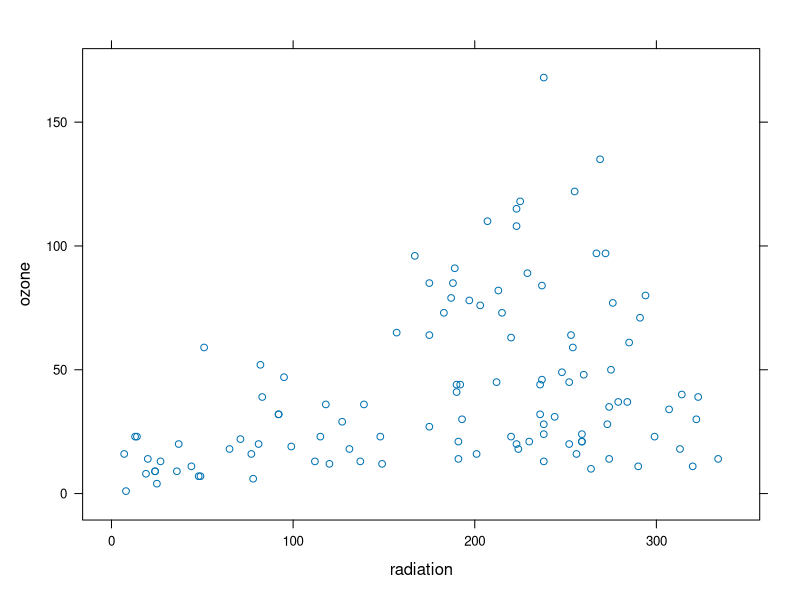
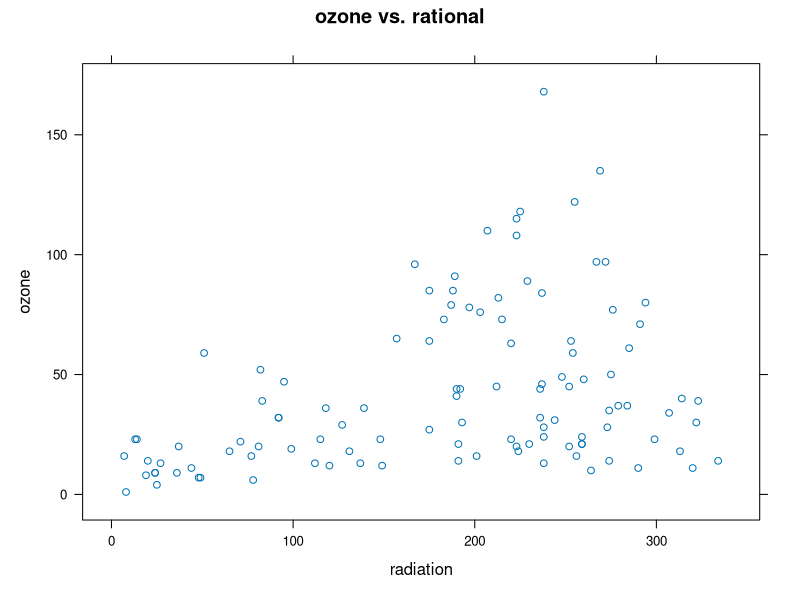
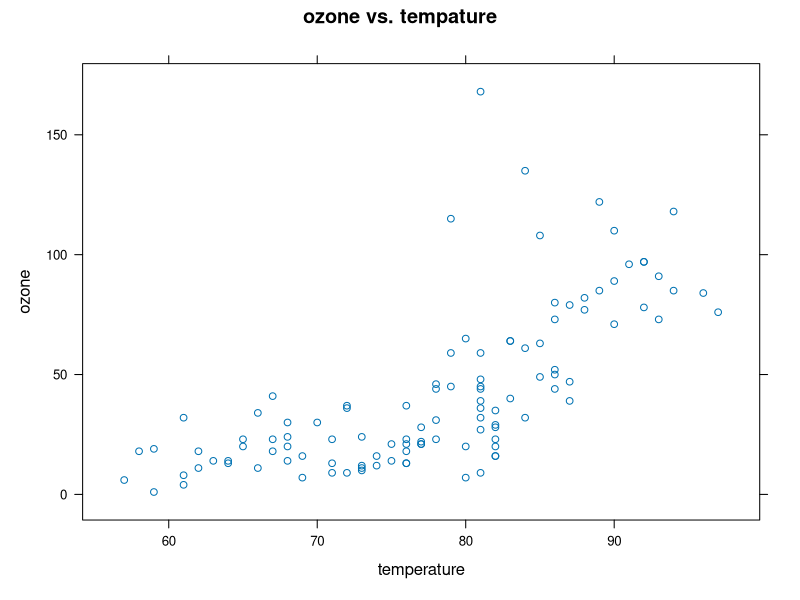
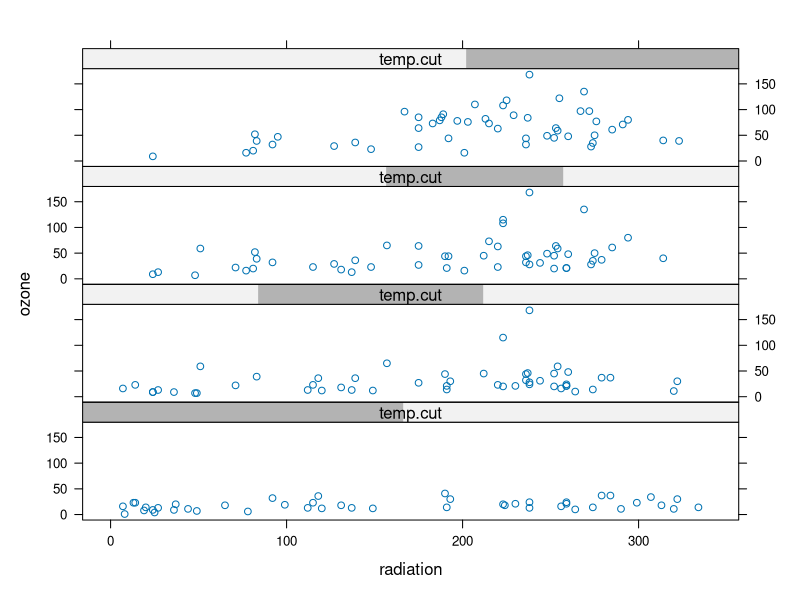

The R script that drew these images, in order: (Note: this script raises an error after producing the figures.)
library(lattice)
data(environmental)
head(environmental)
xyplot(ozone ~ radiation, data = environmental)

xyplot(ozone ~ radiation, data = environmental, main = "ozone vs. rational")
xyplot(ozone ~ temperature, data = environmental, main = "ozone vs. tempature")

(temp.cut <- equal.count(environmental$temperature,4))

xyplot(ozone ~ radiation | temp.cut, data = environmental,layout=c(1,4))

xyplot(ozone ~ radiation | temp.cut * wind.cut, data = environmental,
       panel = function(x,y,...) {
         panel.xyplot(x,y,...)
         #fit = lm(y ~x)
         #panel.abline(fit)
         panel.loess(x,y)
         
       })

wind.cut <- equal.count(environmental$wind,4)

histogram(~temperature | wind.cut, data=environmental)

head(environmental)